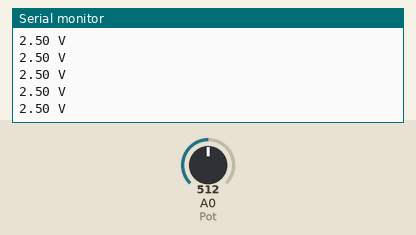
Simulated run of this sketch. Board: Arduino Uno, built with avr-gcc and run on an emulated ATmega328P. Shown: the last lines printed to the serial monitor. The inputs (shaded band) are chosen by the test bench; at power-on: A0 (Pot) = 512.

Above: at 1.2 s.
1.3 s: A0 (Pot) set to 716
At 1.33 s:
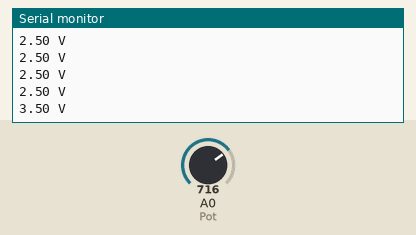
2.8 s: A0 (Pot) set to 0
At 2.84 s:
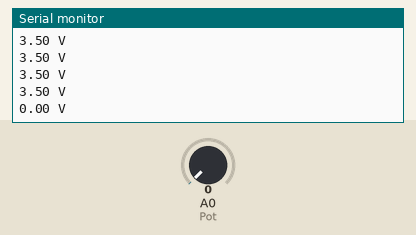
Timing chart, 0 to 5.8 s (numbered marks = the images above; inputs shaded):
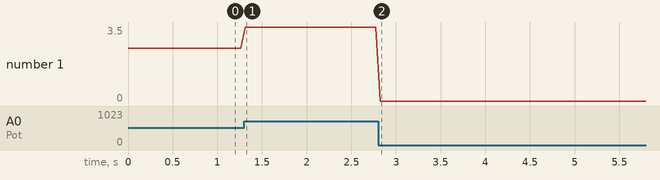

Measured:
- after the input at 1.3 s, the serial monitor: prints a new line at once (image 1)
- after the input at 2.8 s, the serial monitor: prints a new line at once (image 2)
- plotted number 1: 2.5 → 3.5 after the input at 1.3 s, 3.5 → 0 after the input at 2.8 s

The sketch:

PotentionmeterVoltage.ino
```cpp
int Pot=A0;
void setup() {
  // put your setup code here, to run once:
  pinMode(Pot, INPUT);
}

void loop() {
  // put your main code here, to run repeatedly:
  Serial.begin(9600);
  ReadVoltage();

  delay(50);
}

void ReadVoltage(){
  int readValue = analogRead(Pot);
  float vol=readValue * 5.0 / 1023;
  Serial.println((String)vol+" V");
}

void ReadByMap(){
  int readValue = analogRead(Pot);
  float vol=map(readValue, 0, 1023, 0.0, 5.0);// return int
  Serial.println((String)vol+" V");
}

void ReadByReference(){
  analogReference(DEFAULT);
  // Serial.println(vol);
}
```
